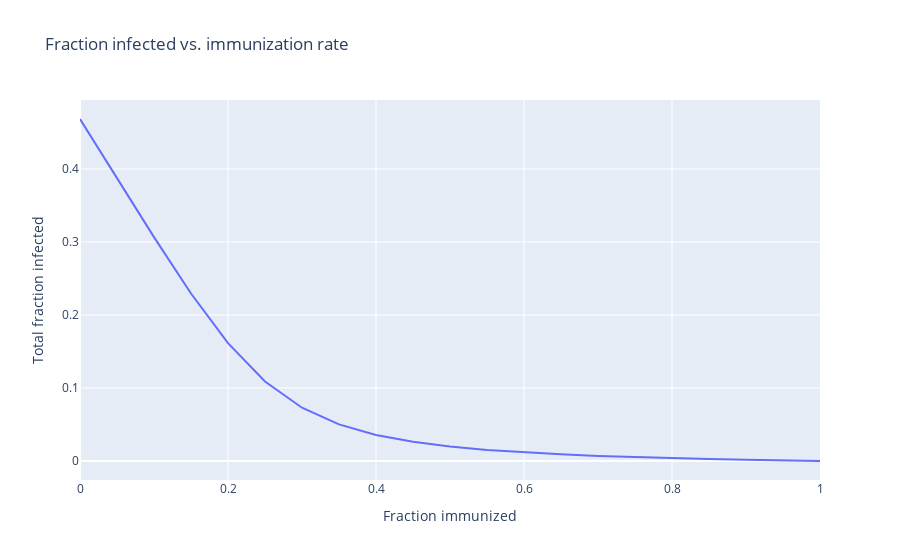

Notebook code for this chart:
### Markdown cell above
Graphing Sweeping Immunization

### Code cell
fig = make_subplots(rows=1, cols=1)

sweep = []
infected = []

for t in linspace(0, 1, 21):  
    sweep.append(t)
    infected.append(infected_sweep[t])
    
fig.add_trace(go.Scatter(x=sweep, y=infected, mode = "lines", name = "10% immunization"),
    row=1, col=1)

fig.update_traces(marker_size=3)
fig.update_xaxes(title_text = "Fraction immunized")
fig.update_yaxes(title_text = "Total fraction infected")
fig.update_layout(title_text = "Fraction infected vs. immunization rate")
fig.show()

### Figure 1 — Plotly figure (JSON) as saved in the notebook; plotly's stock layout.template omitted (floating-point values rounded to 4 significant figures)
{"data": [{"marker": {"size": 3}, "mode": "lines", "name": "10% immunization", "type": "scatter", "x": [0, 0.05, 0.1, 0.15, 0.2, 0.25, 0.3, 0.35, 0.4, 0.45, 0.5, 0.55, 0.6, 0.65, 0.7, 0.75, 0.8, 0.85, 0.9, 0.95, 1], "xaxis": "x", "y": [0.4683, 0.3873, 0.3065, 0.2292, 0.1614, 0.1088, 0.07282, 0.04994, 0.03552, 0.02612, 0.01969, 0.01507, 0.01162, 0.008956, 0.006839, 0.005119, 0.003696, 0.0025, 0.001482, 0.0006033, -0.0001612], "yaxis": "y"}], "layout": {"title": {"text": "Fraction infected vs. immunization rate"}, "xaxis": {"anchor": "y", "domain": [0, 1], "title": {"text": "Fraction immunized"}}, "yaxis": {"anchor": "x", "domain": [0, 1], "title": {"text": "Total fraction infected"}}}}
